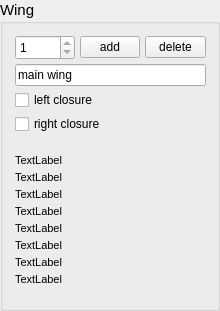
       <widget class="FocusGroupBox" name="groupBoxGeometryWing">
        <property name="geometry">
         <rect>
          <x>5</x>
          <y>10</y>
          <width>220</width>
          <height>311</height>
         </rect>
        </property>
        <property name="minimumSize">
         <size>
          <width>0</width>
          <height>300</height>
         </size>
        </property>
        <property name="font">
         <font>
          <pointsize>11</pointsize>
          <weight>50</weight>
          <bold>false</bold>
         </font>
        </property>
        <property name="title">
         <string>Wing</string>
        </property>
        <widget class="QWidget" name="layoutGeometryWing">
         <property name="geometry">
          <rect>
           <x>10</x>
           <y>30</y>
           <width>201</width>
           <height>261</height>
          </rect>
         </property>
         <layout class="QGridLayout" name="gridLayout_3">
          <property name="horizontalSpacing">
           <number>5</number>
          </property>
          <property name="verticalSpacing">
           <number>4</number>
          </property>
          <property name="margin">
           <number>5</number>
          </property>
          <item row="0" column="0">
           <widget class="QSpinBox" name="selectWing">
            <property name="minimumSize">
             <size>
              <width>60</width>
              <height>25</height>
             </size>
            </property>
            <property name="font">
             <font>
              <pointsize>9</pointsize>
              <weight>50</weight>
              <bold>false</bold>
             </font>
            </property>
            <property name="minimum">
             <number>1</number>
            </property>
            <property name="maximum">
             <number>1</number>
            </property>
           </widget>
          </item>
          <item row="0" column="2">
           <widget class="QPushButton" name="deleteWingButton">
            <property name="minimumSize">
             <size>
              <width>55</width>
              <height>0</height>
             </size>
            </property>
            <property name="font">
             <font>
              <pointsize>9</pointsize>
              <weight>50</weight>
              <bold>false</bold>
             </font>
            </property>
            <property name="text">
             <string>delete</string>
            </property>
           </widget>
          </item>
          <item row="0" column="1">
           <widget class="QPushButton" name="addWingButton">
            <property name="minimumSize">
             <size>
              <width>55</width>
              <height>0</height>
             </size>
            </property>
            <property name="font">
             <font>
              <pointsize>9</pointsize>
              <weight>50</weight>
              <bold>false</bold>
             </font>
            </property>
            <property name="text">
             <string>add</string>
            </property>
           </widget>
          </item>
          <item row="1" column="0" colspan="3">
           <widget class="QLineEdit" name="geometryWingName">
            <property name="font">
             <font>
              <pointsize>9</pointsize>
             </font>
            </property>
            <property name="text">
             <string>main wing</string>
            </property>
           </widget>
          </item>
          <item row="4" column="0">
           <spacer name="verticalSpacer">
            <property name="orientation">
             <enum>Qt::Vertical</enum>
            </property>
            <property name="sizeHint" stdset="0">
             <size>
              <width>20</width>
              <height>20</height>
             </size>
            </property>
           </spacer>
          </item>
          <item row="6" column="0" colspan="3">
           <widget class="QLabel" name="labelWingArea">
            <property name="font">
             <font>
              <pointsize>8</pointsize>
             </font>
            </property>
            <property name="text">
             <string>TextLabel</string>
            </property>
           </widget>
          </item>
          <item row="5" column="0" colspan="3">
           <widget class="QLabel" name="labelWingSpan">
            <property name="font">
             <font>
              <pointsize>8</pointsize>
             </font>
            </property>
            <property name="text">
             <string>TextLabel</string>
            </property>
           </widget>
          </item>
          <item row="10" column="0" colspan="3">
           <widget class="QLabel" name="labelWingLmu">
            <property name="font">
             <font>
              <pointsize>8</pointsize>
             </font>
            </property>
            <property name="text">
             <string>TextLabel</string>
            </property>
           </widget>
          </item>
          <item row="7" column="0" colspan="3">
           <widget class="QLabel" name="labelWingLambda">
            <property name="font">
             <font>
              <pointsize>8</pointsize>
             </font>
            </property>
            <property name="text">
             <string>TextLabel</string>
            </property>
           </widget>
          </item>
          <item row="9" column="0" colspan="3">
           <widget class="QLabel" name="labelWingXC">
            <property name="font">
             <font>
              <pointsize>8</pointsize>
             </font>
            </property>
            <property name="text">
             <string>TextLabel</string>
            </property>
           </widget>
          </item>
          <item row="8" column="0" colspan="3">
           <widget class="QLabel" name="labelWingLiftingArea">
            <property name="font">
             <font>
              <pointsize>8</pointsize>
             </font>
            </property>
            <property name="text">
             <string>TextLabel</string>
            </property>
           </widget>
          </item>
          <item row="11" column="0" colspan="3">
           <widget class="QLabel" name="labelWingSideArea">
            <property name="font">
             <font>
              <pointsize>8</pointsize>
             </font>
            </property>
            <property name="text">
             <string>TextLabel</string>
            </property>
           </widget>
          </item>
          <item row="12" column="0" colspan="3">
           <widget class="QLabel" name="labelWingXS">
            <property name="font">
             <font>
              <pointsize>8</pointsize>
             </font>
            </property>
            <property name="text">
             <string>TextLabel</string>
            </property>
           </widget>
          </item>
          <item row="2" column="0" colspan="3">
           <widget class="QCheckBox" name="geometryWingLeftClosure">
            <property name="font">
             <font>
              <pointsize>9</pointsize>
             </font>
            </property>
            <property name="text">
             <string>left closure</string>
            </property>
           </widget>
          </item>
          <item row="3" column="0" colspan="3">
           <widget class="QCheckBox" name="geometryWingRightClosure">
            <property name="font">
             <font>
              <pointsize>9</pointsize>
             </font>
            </property>
            <property name="text">
             <string>right closure</string>
            </property>
           </widget>
          </item>
         </layout>
        </widget>
       </widget>
